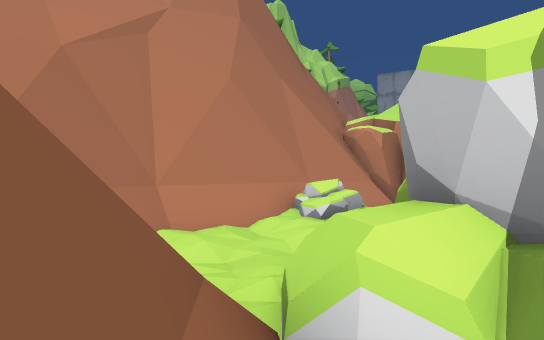
View 1 (above)

24 first-person views from a walk through a scene from a Unity 3-D project. The camera is 1.5 m above the floor, looks level and sees 75° across. The floor is counted in squares, 2 m on a side. Each view is taken from the middle of a square. On the plan, view 1 faces up. The plan holds only what a view shows up to about 11 squares ahead; the rest is blank. The place goes on beyond the plan. Some animated figures are not drawn.

View 2
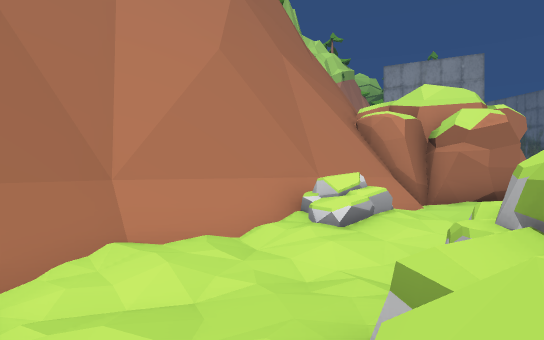

View 3
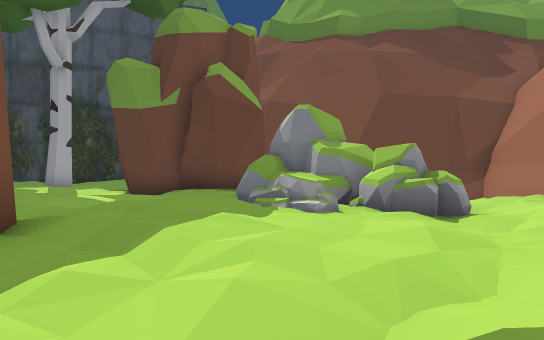

View 4
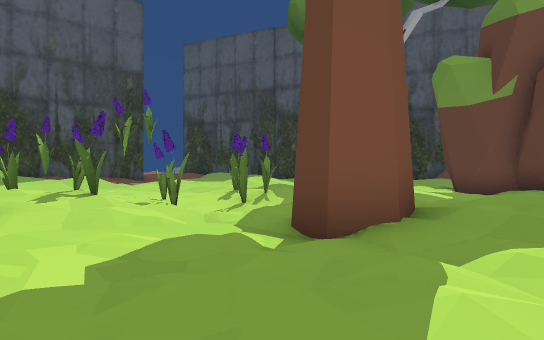

View 5
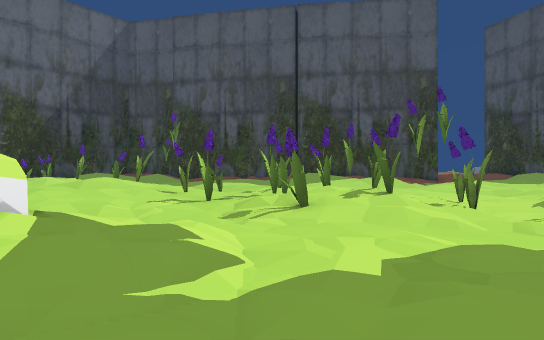

View 6
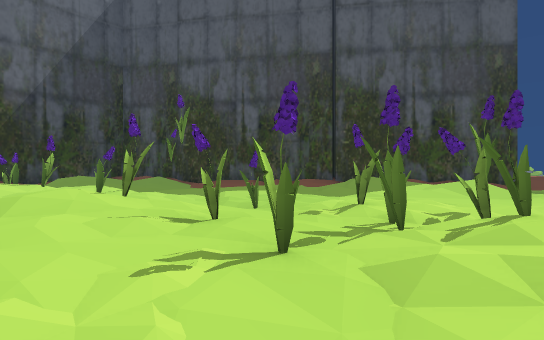

View 7
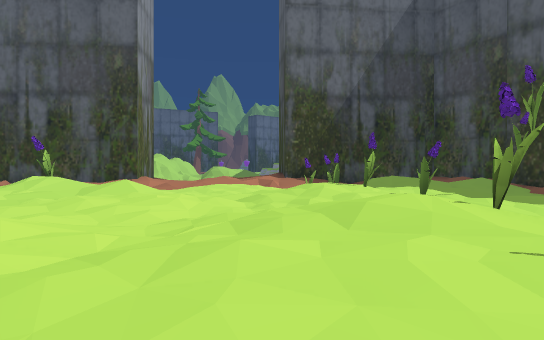

View 8
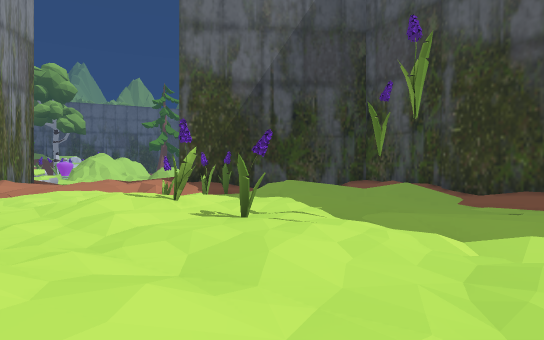

View 9
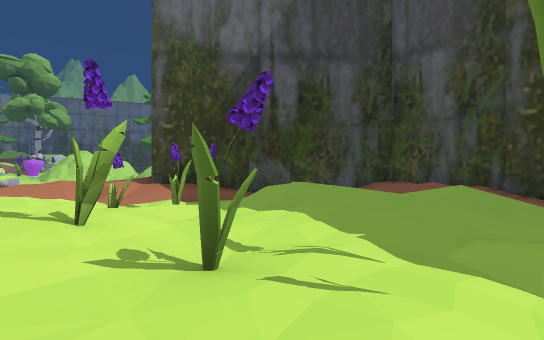

View 10
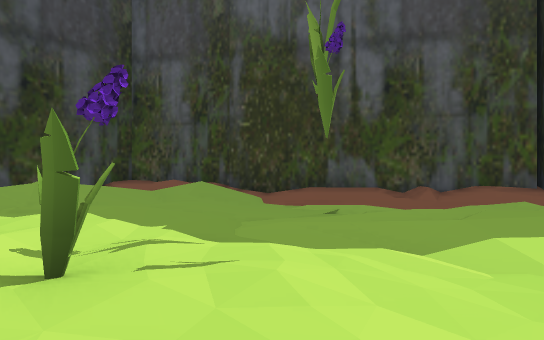

View 11
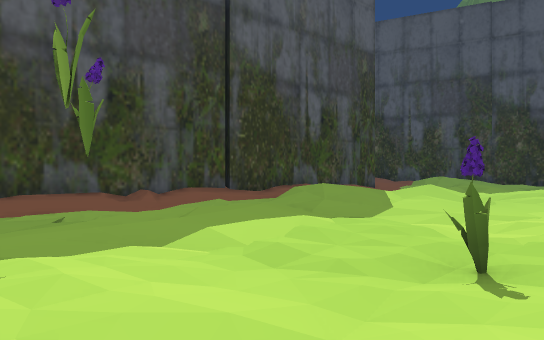

View 12
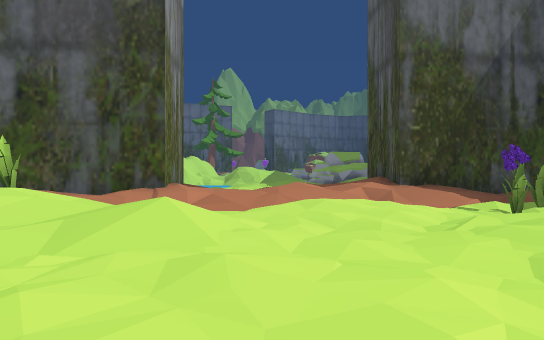

View 13
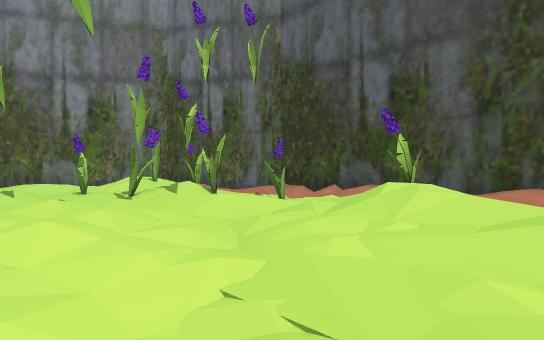

View 14
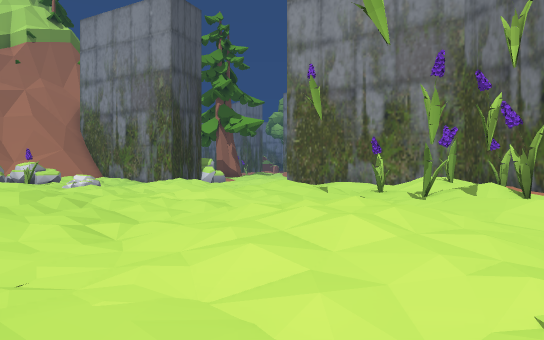

View 15
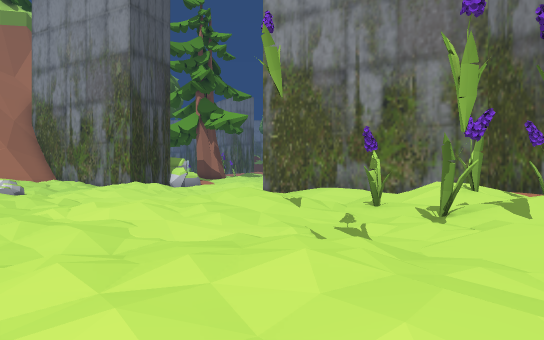

View 16
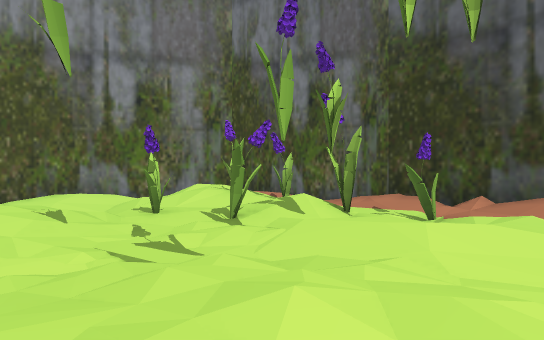

View 17
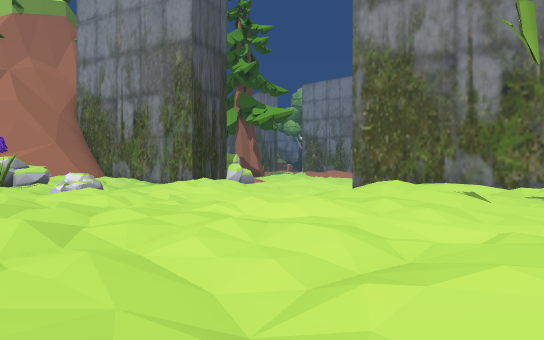

View 18
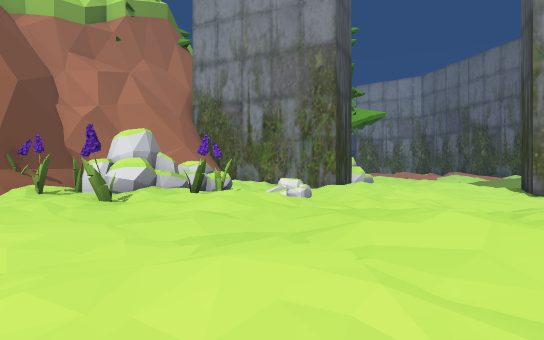

View 19
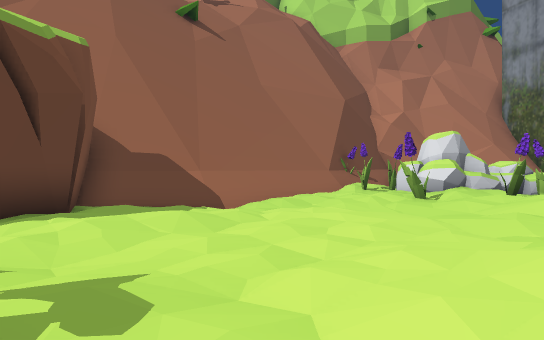

View 20
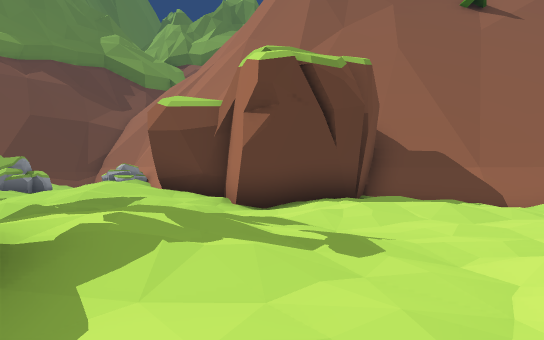

View 21
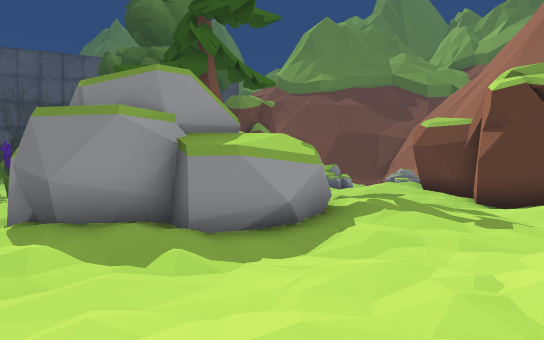

View 22
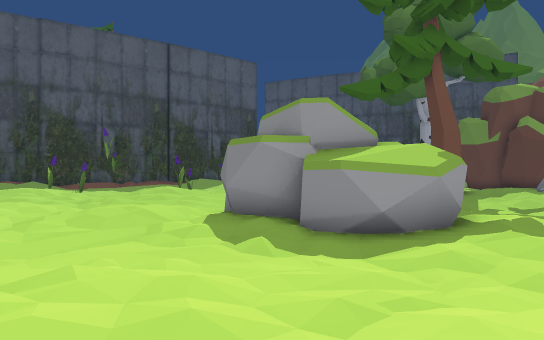

View 23
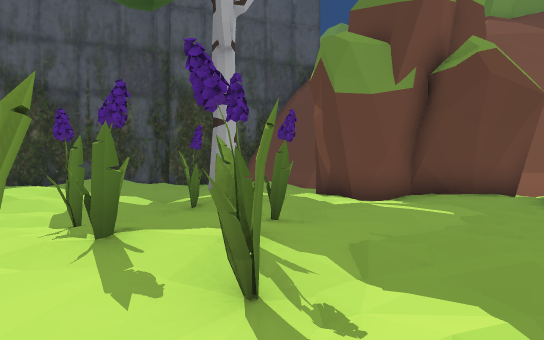

View 24
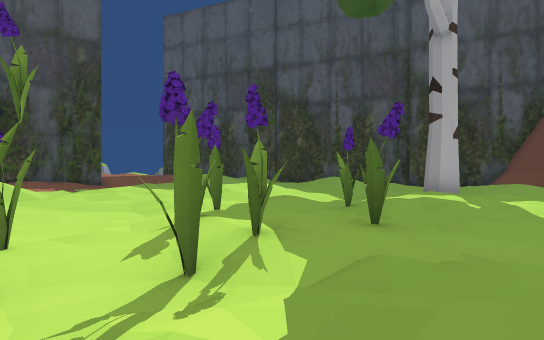

### Floor plan
Key: @ floor where view 1 was taken; # wall or solid block; x gap in a wall; . main floor; : floor 0.25 m higher than the main floor; - floor 0.25 m lower than the main floor; + floor 0.5 m higher than the main floor; _ floor 0.5 m lower than the main floor; * floor 0.75 m higher than the main floor; % floor 1 m higher than the main floor; / step, stairs or slope; = window, fence, low wall or low ledge; ^ raised ledge; R rock; O other object.
Columns run from 3 left of view 1 to 33 right of it. Each row starts with its distance up from view 1.
 26           #/  RR:   .::-   ###
 25           #+  R:ORR/.:.--  .:##
 24           O+RRR+  .....-_  -..:##
 23           #O::+O :.:.-_-    -:/+##
 22          ##.:+O:++::.--.:*+..:O/:#
 21          #/..::.+:.....:::+/O:/:O##
 20          #/--...::::...::..-.O+:..#
 19          #/--.....:+:...----./O/-/#
 18          # ......:+++/--_..-.:. O.#
 17          # ::..-.:::::-_/.:..:/ -.#
 16          ##::..-.:..::.-.:+:..:..:##
 15           #...........--.::/-.:/  +#
 14           ##-.:::.-----_-.....//O :#
 13          ##.- :*+.-.---_-__-.://+::#
 12       ####::.  +###::-------.::::/+##
 11      ##.##*+:     ###.:.--...:+  ./+
 10    ###/.: */.-.     #.+:..::.//..:::
  9   ##R//.  +:...     #.::..::.....:++
  8  ##/=/:.....---:^#  ....-.::..-.::+++
  7 ##./...-......-.::  .....-....-::./+*
  6 #/.--RR-.::.......--..:::.-.::....//%
  5 #__--RR..:+:--.----..::*+:.:++:O-.:##
  4  /.:^##xR+++#----O-O.:+*+..:++:.O.:##
  3   /+###/   ::--..::..O:O:-..O::./O.:#
  2   #/###   .::.--O+:O....-..O.:::// :#
  1   #/=##--....--O.OO-O.-O--...:::*   #
  0   #@ #.--..-.OO-O  ..O------..../   #
 -1      ##.....O:O.-- .:.---.:..-.::::+#
 -2       #--.:..:O.----.---.::.---.+:*##
 -3       ##..::O-.----.-..-.:-----..+##
 -4       ##::.:....-----..::..--.::###
 -5       #.:::-.++:...-.:/*/./.-/###
 -6       .-  .-:++:::../++ /.:::##
 -7      ::.# --:   ::.-/     :###
 -8      :::  ..              ##

Where each view was taken, in squares from view 1:
view 1: 0 up, 0 right, facing up
view 2: 2 up, 0 right, facing up
view 3: 8 up, 9 right, facing down-left
view 4: 8 up, 10 right, facing down
view 5: 8 up, 10 right, facing down-right
view 6: 6 up, 14 right, facing down-right
view 7: 6 up, 16 right, facing right
view 8: 2 up, 19 right, facing right
view 9: 2 up, 22 right, facing right
view 10: 3 up, 22 right, facing down-right
view 11: 4 up, 22 right, facing down
view 12: 9 up, 22 right, facing right
view 13: 11 up, 22 right, facing up-right
view 14: 11 up, 22 right, facing up
view 15: 14 up, 23 right, facing up
view 16: 15 up, 22 right, facing up-right
view 17: 15 up, 20 right, facing up
view 18: 15 up, 14 right, facing up
view 19: 14 up, 14 right, facing up-left
view 20: 14 up, 15 right, facing left
view 21: 16 up, 18 right, facing down-left
view 22: 18 up, 16 right, facing down
view 23: 2 up, 12 right, facing down-left
view 24: 3 up, 10 right, facing down
